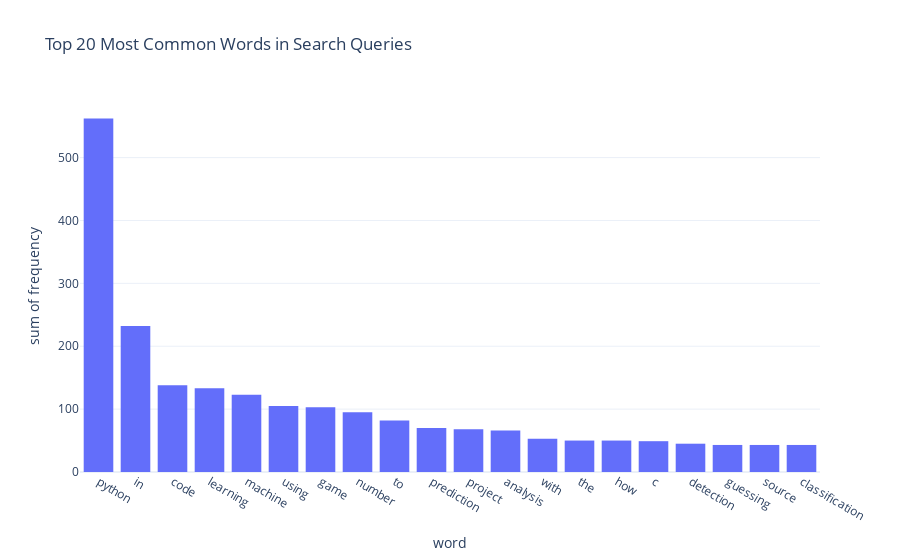

Notebook code for this chart:
### Code cell
# Plotting the word frequencies
fig = px.histogram(word_freq_df, x ='word',y='frequency',title='Top 20 Most Common Words in Search Queries')
fig.show()

### Figure 1 — Plotly figure (JSON) as saved in the notebook; plotly's stock layout.template omitted (floating-point values rounded to 4 significant figures)
{"data": [{"alignmentgroup": "True", "bingroup": "x", "histfunc": "sum", "hovertemplate": "word=%{x}<br>sum of frequency=%{y}<extra></extra>", "legendgroup": "", "marker": {"color": "#636efa", "pattern": {"shape": ""}}, "name": "", "offsetgroup": "", "orientation": "v", "showlegend": false, "type": "histogram", "x": ["python", "in", "code", "learning", "machine", "using", "game", "number", "to", "prediction", "project", "analysis", "with", "the", "how", "c", "detection", "guessing", "source", "classification"], "xaxis": "x", "y": [562, 232, 138, 133, 123, 105, 103, 95, 82, 70, 68, 66, 53, 50, 50, 49, 45, 43, 43, 43], "yaxis": "y"}], "layout": {"autosize": true, "barmode": "relative", "legend": {"tracegroupgap": 0}, "title": {"text": "Top 20 Most Common Words in Search Queries"}, "xaxis": {"anchor": "y", "autorange": true, "domain": [0, 1], "range": [-0.5, 19.5], "title": {"text": "word"}, "type": "category"}, "yaxis": {"anchor": "x", "autorange": true, "domain": [0, 1], "range": [0, 591.6], "title": {"text": "sum of frequency"}, "type": "linear"}}}
